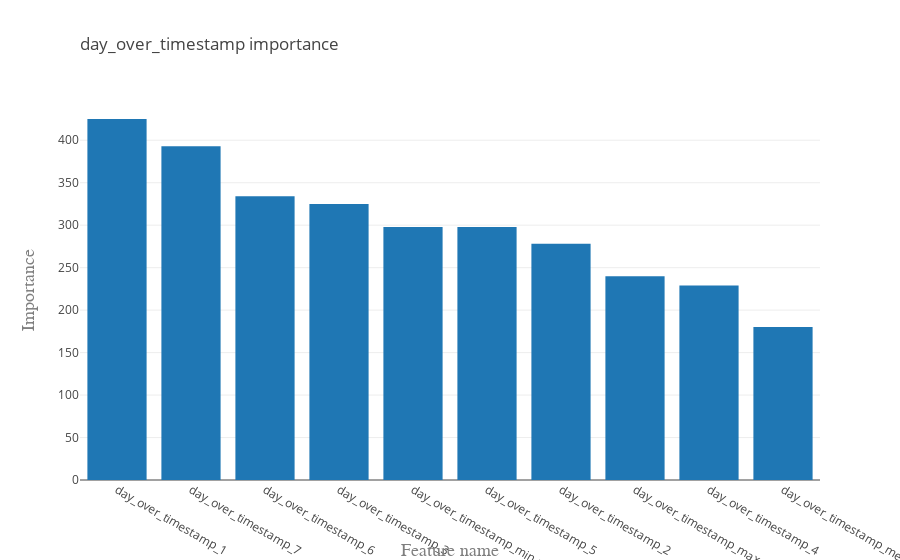

The notebook cell saved with this chart:
### Markdown cell above
#### Evaluate with LGBM and RFE

### Code cell
best_features = check_effect_count(df, "day_over_timestamp")

### Figure 1 — Plotly figure (JSON) as saved in the notebook; plotly's stock layout.template omitted (floating-point values rounded to 4 significant figures)
{"data": [{"type": "bar", "uid": "3f8867e4-ff2f-4775-8cad-cc31979d73a1", "x": ["day_over_timestamp_1", "day_over_timestamp_7", "day_over_timestamp_6", "day_over_timestamp_3", "day_over_timestamp_min_w_1_5", "day_over_timestamp_5", "day_over_timestamp_2", "day_over_timestamp_max_w_1_5", "day_over_timestamp_4", "day_over_timestamp_mean_w_1_5"], "y": [425, 393, 334, 325, 298, 298, 278, 240, 229, 180]}], "layout": {"title": {"text": "day_over_timestamp importance", "x": 0, "xref": "paper"}, "xaxis": {"title": {"font": {"color": "#7f7f7f", "family": "Courier New, monospace", "size": 18}, "text": "Feature name"}}, "yaxis": {"title": {"font": {"color": "#7f7f7f", "family": "Courier New, monospace", "size": 18}, "text": "Importance"}}}}
